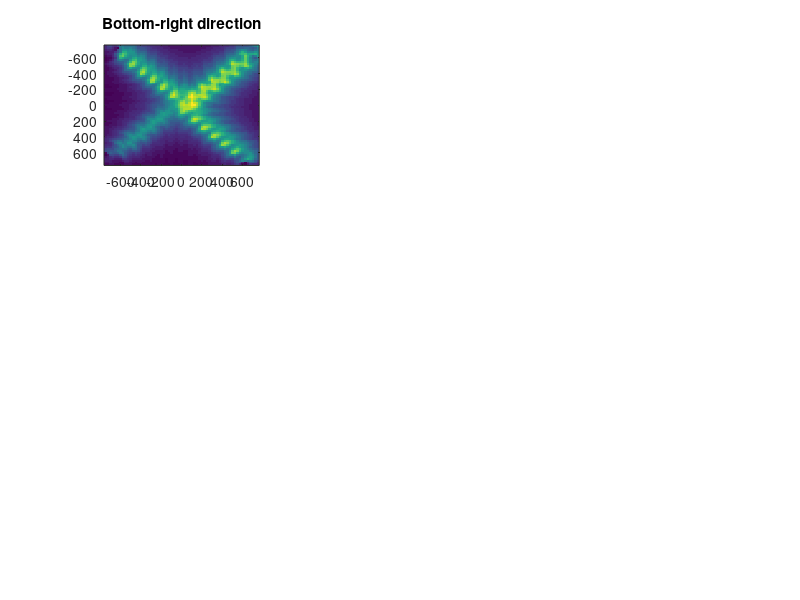

Recreate this plot in MATLAB. (Note: this script raises an error after producing the figure.)
% Load the mat-files
load('step25_8way_max_forces_bottom_right.mat')
load('step25_8way_max_forces_left.mat')
load('step25_8way_max_forces_top.mat')
load('step25_8way_max_forces_top_left.mat')
load('step25_8way_max_forces_top_right.mat')
load('step25_8way_max_forces_right.mat')
load('step25_8way_max_forces_bottom.mat')
load('step25_8way_max_forces_bottom_left.mat')
% Set the grid
xd = -750:25:750;
yd = -750:25:750;

%% Store the maximum forces in a structure
maxF.br = max_forces_bottom_right*sqrt(2);
maxF.b  = max_forces_bottom;
maxF.bl = max_forces_bottom_left*sqrt(2);
maxF.l  = max_forces_left;
maxF.r = max_forces_right;
maxF.tr = max_forces_top_right*sqrt(2);
maxF.t = max_forces_top;
maxF.tl = max_forces_top_left*sqrt(2);

maxF.xd = xd;
maxF.yd = yd;

save ../maxF maxF

%% plot the max forces
figure(1)
clf

% Top row
subplot(3,3,1)
imagesc(xd, yd, max_forces_bottom_right)
title('Bottom-right direction')
plotElArray()
xlabel('x [um]')
ylabel('y [um]')
axis equal
axis([xd(1) xd(end) yd(1) yd(end)])

subplot(3,3,2)
imagesc(xd, yd, max_forces_bottom)
title('Bottom direction')
plotElArray()
xlabel('x [um]')
ylabel('y [um]')
axis equal
axis([xd(1) xd(end) yd(1) yd(end)])

subplot(3,3,3)
imagesc(xd, yd, max_forces_bottom_left)
title('Bottom-left direction')
plotElArray()
xlabel('x [um]')
ylabel('y [um]')
axis equal
axis([xd(1) xd(end) yd(1) yd(end)])

% Middle row
subplot(3,3,4)
imagesc(xd, yd, max_forces_right)
title('Rigth direction')
plotElArray()
xlabel('x [um]')
ylabel('y [um]')
axis equal
axis([xd(1) xd(end) yd(1) yd(end)])


subplot(3,3,6)
imagesc(xd, yd, max_forces_left)
title('Left direction')
plotElArray()
xlabel('x [um]')
ylabel('y [um]')
axis equal
axis([xd(1) xd(end) yd(1) yd(end)])

% Bottom row
subplot(3,3,7)
imagesc(xd, yd, max_forces_top_right)
title('top-right direction')
plotElArray()
xlabel('x [um]')
ylabel('y [um]')
axis equal
axis([xd(1) xd(end) yd(1) yd(end)])

subplot(3,3,8)
imagesc(xd, yd, max_forces_top)
title('Top direction')
plotElArray()
xlabel('x [um]')
ylabel('y [um]')
axis equal
axis([xd(1) xd(end) yd(1) yd(end)])

subplot(3,3,9)
imagesc(xd, yd, max_forces_top_left)
title('Top-left direction')
plotElArray()
xlabel('x [um]')
ylabel('y [um]')
axis equal
axis([xd(1) xd(end) yd(1) yd(end)])